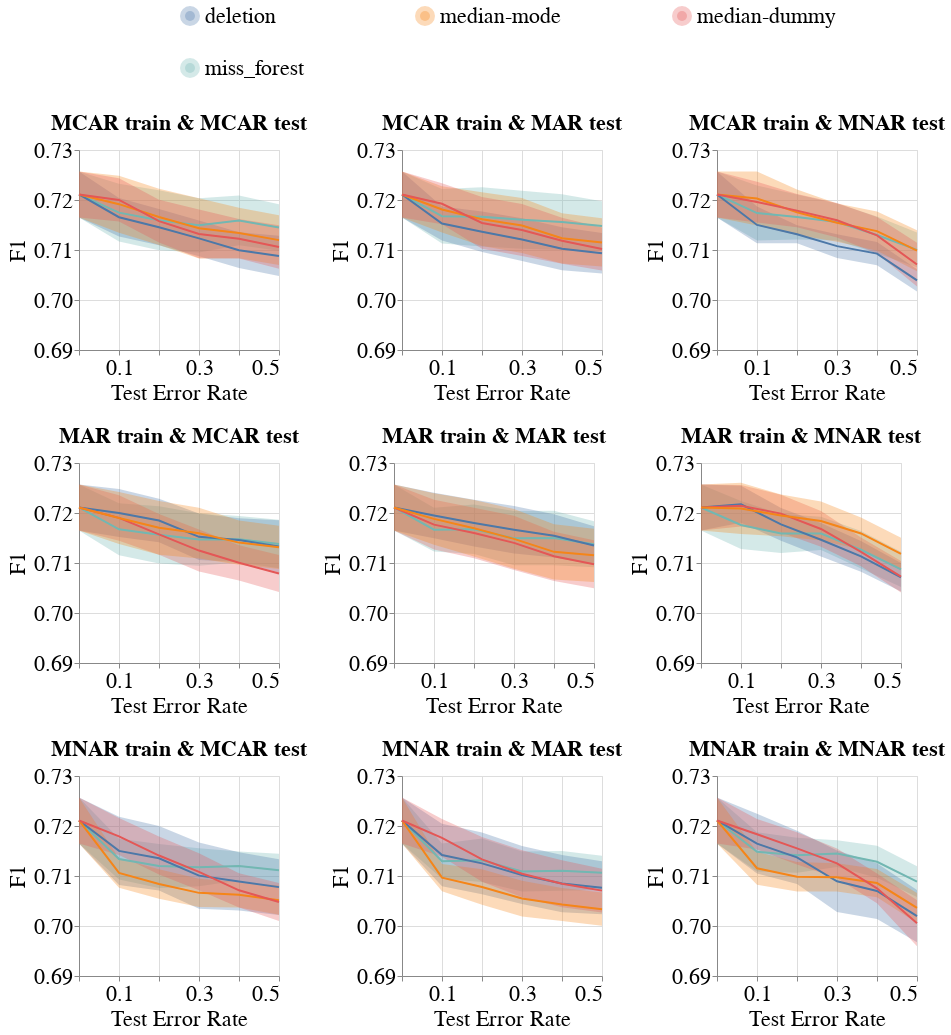

Here is the notebook cell this chart was saved with:
### Markdown cell above
### Overall Metrics

### Code cell
create_line_bands_for_diff_imputers(dataset_name=DATASET_NAME,
                                    model_name='mlp_clf',
                                    metric_name='f1',
                                    db_client=db_client)

### Figure 1 — Vega-Lite specification as saved in the notebook (floating-point values rounded to 4 significant figures; data arrays with more than 128 entries replaced by an {"elided": "..."} marker saying what was removed)
{"config": {"view": {"continuousWidth": 400, "continuousHeight": 300}, "axis": {"labelFontSize": 22, "labelFontWeight": "normal", "titleFontSize": 22, "titleFontWeight": "normal"}, "legend": {"columns": 3, "direction": "horizontal", "labelFontSize": 22, "labelLimit": 400, "orient": "top", "symbolOffset": 100, "symbolStrokeWidth": 10, "titleAnchor": "middle", "titleFontSize": 22, "titleLimit": 300}, "title": {"fontSize": 22}}, "vconcat": [{"hconcat": [{"layer": [{"mark": {"type": "errorband", "extent": "stderr"}, "encoding": {"color": {"field": "Null_Imputer_Name", "sort": ["deletion", "median-mode", "median-dummy", "miss_forest", "k_means_clustering", "datawig", "automl", "boost_clean"], "title": null, "type": "nominal"}, "x": {"axis": {"labelExpr": "(datum.value == 0.1) || (datum.value == 0.3) || (datum.value == 0.5) ? datum.label : ''"}, "field": "Test_Error_Rate", "scale": {"nice": false}, "title": "Test Error Rate", "type": "quantitative"}, "y": {"field": "Metric_Value", "scale": {"zero": false}, "title": "F1", "type": "quantitative"}}}, {"mark": "line", "encoding": {"color": {"field": "Null_Imputer_Name", "sort": ["deletion", "median-mode", "median-dummy", "miss_forest", "k_means_clustering", "datawig", "automl", "boost_clean"], "title": null, "type": "nominal"}, "x": {"axis": {"labelExpr": "(datum.value == 0.1) || (datum.value == 0.3) || (datum.value == 0.5) ? datum.label : ''"}, "field": "Test_Error_Rate", "scale": {"nice": false}, "title": "Test Error Rate", "type": "quantitative"}, "y": {"aggregate": "mean", "field": "Metric_Value", "scale": {"zero": false}, "title": "F1", "type": "quantitative"}}}], "height": 200, "title": {"text": "MCAR train & MCAR test", "fontSize": 22}, "width": 200}, {"layer": [{"mark": {"type": "errorband", "extent": "stderr"}, "encoding": {"color": {"field": "Null_Imputer_Name", "sort": ["deletion", "median-mode", "median-dummy", "miss_forest", "k_means_clustering", "datawig", "automl", "boost_clean"], "title": null, "type": "nominal"}, "x": {"axis": {"labelExpr": "(datum.value == 0.1) || (datum.value == 0.3) || (datum.value == 0.5) ? datum.label : ''"}, "field": "Test_Error_Rate", "scale": {"nice": false}, "title": "Test Error Rate", "type": "quantitative"}, "y": {"field": "Metric_Value", "scale": {"zero": false}, "title": "F1", "type": "quantitative"}}}, {"mark": "line", "encoding": {"color": {"field": "Null_Imputer_Name", "sort": ["deletion", "median-mode", "median-dummy", "miss_forest", "k_means_clustering", "datawig", "automl", "boost_clean"], "title": null, "type": "nominal"}, "x": {"axis": {"labelExpr": "(datum.value == 0.1) || (datum.value == 0.3) || (datum.value == 0.5) ? datum.label : ''"}, "field": "Test_Error_Rate", "scale": {"nice": false}, "title": "Test Error Rate", "type": "quantitative"}, "y": {"aggregate": "mean", "field": "Metric_Value", "scale": {"zero": false}, "title": "F1", "type": "quantitative"}}}], "data": {"name": "data-e07018e8c4a8243ec7518966ad360040"}, "height": 200, "title": {"text": "MCAR train & MAR test", "fontSize": 22}, "width": 200}, {"layer": [{"mark": {"type": "errorband", "extent": "stderr"}, "encoding": {"color": {"field": "Null_Imputer_Name", "sort": ["deletion", "median-mode", "median-dummy", "miss_forest", "k_means_clustering", "datawig", "automl", "boost_clean"], "title": null, "type": "nominal"}, "x": {"axis": {"labelExpr": "(datum.value == 0.1) || (datum.value == 0.3) || (datum.value == 0.5) ? datum.label : ''"}, "field": "Test_Error_Rate", "scale": {"nice": false}, "title": "Test Error Rate", "type": "quantitative"}, "y": {"field": "Metric_Value", "scale": {"zero": false}, "title": "F1", "type": "quantitative"}}}, {"mark": "line", "encoding": {"color": {"field": "Null_Imputer_Name", "sort": ["deletion", "median-mode", "median-dummy", "miss_forest", "k_means_clustering", "datawig", "automl", "boost_clean"], "title": null, "type": "nominal"}, "x": {"axis": {"labelExpr": "(datum.value == 0.1) || (datum.value == 0.3) || (datum.value == 0.5) ? datum.label : ''"}, "field": "Test_Error_Rate", "scale": {"nice": false}, "title": "Test Error Rate", "type": "quantitative"}, "y": {"aggregate": "mean", "field": "Metric_Value", "scale": {"zero": false}, "title": "F1", "type": "quantitative"}}}], "data": {"name": "data-fbe6deaf1861cc1d86323d33ab344d4b"}, "height": 200, "title": {"text": "MCAR train & MNAR test", "fontSize": 22}, "width": 200}], "resolve": {"scale": {"y": "shared"}}}, {"hconcat": [{"layer": [{"mark": {"type": "errorband", "extent": "stderr"}, "encoding": {"color": {"field": "Null_Imputer_Name", "sort": ["deletion", "median-mode", "median-dummy", "miss_forest", "k_means_clustering", "datawig", "automl", "boost_clean"], "title": null, "type": "nominal"}, "x": {"axis": {"labelExpr": "(datum.value == 0.1) || (datum.value == 0.3) || (datum.value == 0.5) ? datum.label : ''"}, "field": "Test_Error_Rate", "scale": {"nice": false}, "title": "Test Error Rate", "type": "quantitative"}, "y": {"field": "Metric_Value", "scale": {"zero": false}, "title": "F1", "type": "quantitative"}}}, {"mark": "line", "encoding": {"color": {"field": "Null_Imputer_Name", "sort": ["deletion", "median-mode", "median-dummy", "miss_forest", "k_means_clustering", "datawig", "automl", "boost_clean"], "title": null, "type": "nominal"}, "x": {"axis": {"labelExpr": "(datum.value == 0.1) || (datum.value == 0.3) || (datum.value == 0.5) ? datum.label : ''"}, "field": "Test_Error_Rate", "scale": {"nice": false}, "title": "Test Error Rate", "type": "quantitative"}, "y": {"aggregate": "mean", "field": "Metric_Value", "scale": {"zero": false}, "title": "F1", "type": "quantitative"}}}], "height": 200, "title": {"text": "MAR train & MCAR test", "fontSize": 22}, "width": 200}, {"layer": [{"mark": {"type": "errorband", "extent": "stderr"}, "encoding": {"color": {"field": "Null_Imputer_Name", "sort": ["deletion", "median-mode", "median-dummy", "miss_forest", "k_means_clustering", "datawig", "automl", "boost_clean"], "title": null, "type": "nominal"}, "x": {"axis": {"labelExpr": "(datum.value == 0.1) || (datum.value == 0.3) || (datum.value == 0.5) ? datum.label : ''"}, "field": "Test_Error_Rate", "scale": {"nice": false}, "title": "Test Error Rate", "type": "quantitative"}, "y": {"field": "Metric_Value", "scale": {"zero": false}, "title": "F1", "type": "quantitative"}}}, {"mark": "line", "encoding": {"color": {"field": "Null_Imputer_Name", "sort": ["deletion", "median-mode", "median-dummy", "miss_forest", "k_means_clustering", "datawig", "automl", "boost_clean"], "title": null, "type": "nominal"}, "x": {"axis": {"labelExpr": "(datum.value == 0.1) || (datum.value == 0.3) || (datum.value == 0.5) ? datum.label : ''"}, "field": "Test_Error_Rate", "scale": {"nice": false}, "title": "Test Error Rate", "type": "quantitative"}, "y": {"aggregate": "mean", "field": "Metric_Value", "scale": {"zero": false}, "title": "F1", "type": "quantitative"}}}], "data": {"name": "data-f2a5fe212154834a759f2845ebfac534"}, "height": 200, "title": {"text": "MAR train & MAR test", "fontSize": 22}, "width": 200}, {"layer": [{"mark": {"type": "errorband", "extent": "stderr"}, "encoding": {"color": {"field": "Null_Imputer_Name", "sort": ["deletion", "median-mode", "median-dummy", "miss_forest", "k_means_clustering", "datawig", "automl", "boost_clean"], "title": null, "type": "nominal"}, "x": {"axis": {"labelExpr": "(datum.value == 0.1) || (datum.value == 0.3) || (datum.value == 0.5) ? datum.label : ''"}, "field": "Test_Error_Rate", "scale": {"nice": false}, "title": "Test Error Rate", "type": "quantitative"}, "y": {"field": "Metric_Value", "scale": {"zero": false}, "title": "F1", "type": "quantitative"}}}, {"mark": "line", "encoding": {"color": {"field": "Null_Imputer_Name", "sort": ["deletion", "median-mode", "median-dummy", "miss_forest", "k_means_clustering", "datawig", "automl", "boost_clean"], "title": null, "type": "nominal"}, "x": {"axis": {"labelExpr": "(datum.value == 0.1) || (datum.value == 0.3) || (datum.value == 0.5) ? datum.label : ''"}, "field": "Test_Error_Rate", "scale": {"nice": false}, "title": "Test Error Rate", "type": "quantitative"}, "y": {"aggregate": "mean", "field": "Metric_Value", "scale": {"zero": false}, "title": "F1", "type": "quantitative"}}}], "data": {"name": "data-e733995aea1c2cc118d07ec0944e9c1b"}, "height": 200, "title": {"text": "MAR train & MNAR test", "fontSize": 22}, "width": 200}], "data": {"name": "data-094f137c47859a50533c94a0027086c9"}, "resolve": {"scale": {"y": "shared"}}}, {"hconcat": [{"layer": [{"mark": {"type": "errorband", "extent": "stderr"}, "encoding": {"color": {"field": "Null_Imputer_Name", "sort": ["deletion", "median-mode", "median-dummy", "miss_forest", "k_means_clustering", "datawig", "automl", "boost_clean"], "title": null, "type": "nominal"}, "x": {"axis": {"labelExpr": "(datum.value == 0.1) || (datum.value == 0.3) || (datum.value == 0.5) ? datum.label : ''"}, "field": "Test_Error_Rate", "scale": {"nice": false}, "title": "Test Error Rate", "type": "quantitative"}, "y": {"field": "Metric_Value", "scale": {"zero": false}, "title": "F1", "type": "quantitative"}}}, {"mark": "line", "encoding": {"color": {"field": "Null_Imputer_Name", "sort": ["deletion", "median-mode", "median-dummy", "miss_forest", "k_means_clustering", "datawig", "automl", "boost_clean"], "title": null, "type": "nominal"}, "x": {"axis": {"labelExpr": "(datum.value == 0.1) || (datum.value == 0.3) || (datum.value == 0.5) ? datum.label : ''"}, "field": "Test_Error_Rate", "scale": {"nice": false}, "title": "Test Error Rate", "type": "quantitative"}, "y": {"aggregate": "mean", "field": "Metric_Value", "scale": {"zero": false}, "title": "F1", "type": "quantitative"}}}], "height": 200, "title": {"text": "MNAR train & MCAR test", "fontSize": 22}, "width": 200}, {"layer": [{"mark": {"type": "errorband", "extent": "stderr"}, "encoding": {"color": {"field": "Null_Imputer_Name", "sort": ["deletion", "median-mode", "median-dummy", "miss_forest", "k_means_clustering", "datawig", "automl", "boost_clean"], "title": null, "type": "nominal"}, "x": {"axis": {"labelExpr": "(datum.value == 0.1) || (datum.value == 0.3) || (datum.value == 0.5) ? datum.label : ''"}, "field": "Test_Error_Rate", "scale": {"nice": false}, "title": "Test Error Rate", "type": "quantitative"}, "y": {"field": "Metric_Value", "scale": {"zero": false}, "title": "F1", "type": "quantitative"}}}, {"mark": "line", "encoding": {"color": {"field": "Null_Imputer_Name", "sort": ["deletion", "median-mode", "median-dummy", "miss_forest", "k_means_clustering", "datawig", "automl", "boost_clean"], "title": null, "type": "nominal"}, "x": {"axis": {"labelExpr": "(datum.value == 0.1) || (datum.value == 0.3) || (datum.value == 0.5) ? datum.label : ''"}, "field": "Test_Error_Rate", "scale": {"nice": false}, "title": "Test Error Rate", "type": "quantitative"}, "y": {"aggregate": "mean", "field": "Metric_Value", "scale": {"zero": false}, "title": "F1", "type": "quantitative"}}}], "data": {"name": "data-c36c83d7076fdd0274a583a9ae16284a"}, "height": 200, "title": {"text": "MNAR train & MAR test", "fontSize": 22}, "width": 200}, {"layer": [{"mark": {"type": "errorband", "extent": "stderr"}, "encoding": {"color": {"field": "Null_Imputer_Name", "sort": ["deletion", "median-mode", "median-dummy", "miss_forest", "k_means_clustering", "datawig", "automl", "boost_clean"], "title": null, "type": "nominal"}, "x": {"axis": {"labelExpr": "(datum.value == 0.1) || (datum.value == 0.3) || (datum.value == 0.5) ? datum.label : ''"}, "field": "Test_Error_Rate", "scale": {"nice": false}, "title": "Test Error Rate", "type": "quantitative"}, "y": {"field": "Metric_Value", "scale": {"zero": false}, "title": "F1", "type": "quantitative"}}}, {"mark": "line", "encoding": {"color": {"field": "Null_Imputer_Name", "sort": ["deletion", "median-mode", "median-dummy", "miss_forest", "k_means_clustering", "datawig", "automl", "boost_clean"], "title": null, "type": "nominal"}, "x": {"axis": {"labelExpr": "(datum.value == 0.1) || (datum.value == 0.3) || (datum.value == 0.5) ? datum.label : ''"}, "field": "Test_Error_Rate", "scale": {"nice": false}, "title": "Test Error Rate", "type": "quantitative"}, "y": {"aggregate": "mean", "field": "Metric_Value", "scale": {"zero": false}, "title": "F1", "type": "quantitative"}}}], "data": {"name": "data-74bfd9245d435273e688d10d9435841b"}, "height": 200, "title": {"text": "MNAR train & MNAR test", "fontSize": 22}, "width": 200}], "data": {"name": "data-fb4886e7f3370e102bd64c015c475fbf"}, "resolve": {"scale": {"y": "shared"}}}], "data": {"name": "data-26418a19892881f749b5cae0be619d39"}, "resolve": {"scale": {"y": "shared"}}, "$schema": "https://vega.github.io/schema/vega-lite/v4.17.0.json", "datasets": {"data-26418a19892881f749b5cae0be619d39": {"elided": "144 records"}, "data-e07018e8c4a8243ec7518966ad360040": {"elided": "144 records"}, "data-fbe6deaf1861cc1d86323d33ab344d4b": {"elided": "144 records"}, "data-094f137c47859a50533c94a0027086c9": {"elided": "144 records"}, "data-f2a5fe212154834a759f2845ebfac534": {"elided": "144 records"}, "data-e733995aea1c2cc118d07ec0944e9c1b": {"elided": "144 records"}, "data-fb4886e7f3370e102bd64c015c475fbf": {"elided": "144 records"}, "data-c36c83d7076fdd0274a583a9ae16284a": {"elided": "144 records"}, "data-74bfd9245d435273e688d10d9435841b": {"elided": "144 records"}}}
